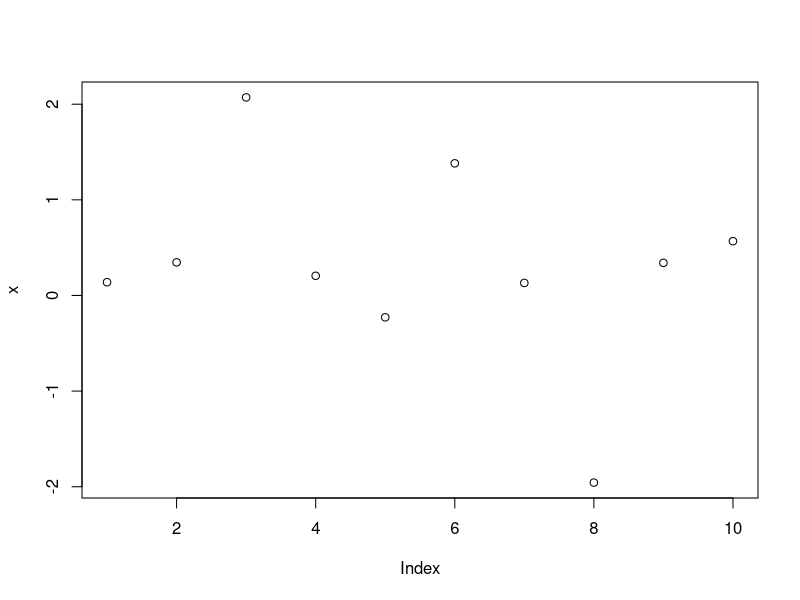
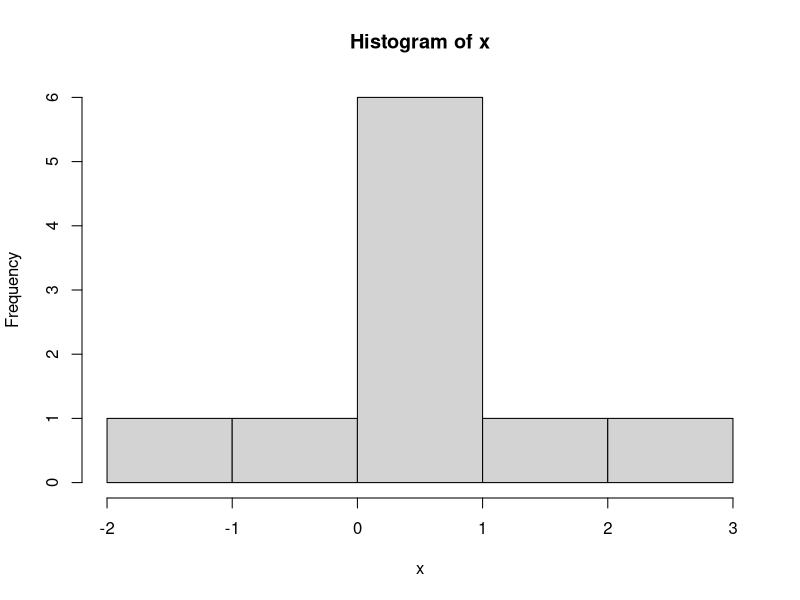

Recreate these plots in R, in order.
x<-rnorm(5)
print(x)

n<-100000
a<-rnorm(n)
b<-rnorm(n)
c<- a*b
print(c)

?rnorm
rnorm(0,mean=0,sd=1)
print(rnorm)
x<-rnorm(5)
print(x)

X <- rnorm( 5, 10, 1)
print(x)
X <- rnorm (5, 10)
print(x)
X <- rnorm(5, mean=10, sd = 3)
print(x)
X <- rnorm(5, sd=1, mean=10) 
print(x)
X <- rnorm(5, sd=1)
print(x)


X <- rnorm(5)
X <- rnorm( 5, 10, 1)
X <- rnorm (5, 10)
X <- rnorm(5, mean=10, sd = 1)
X <- rnorm(5, sd=1, mean=10) 
X <- rnorm(5, sd=1)
x <-rnorm(10)
plot(x)
hist(x)
